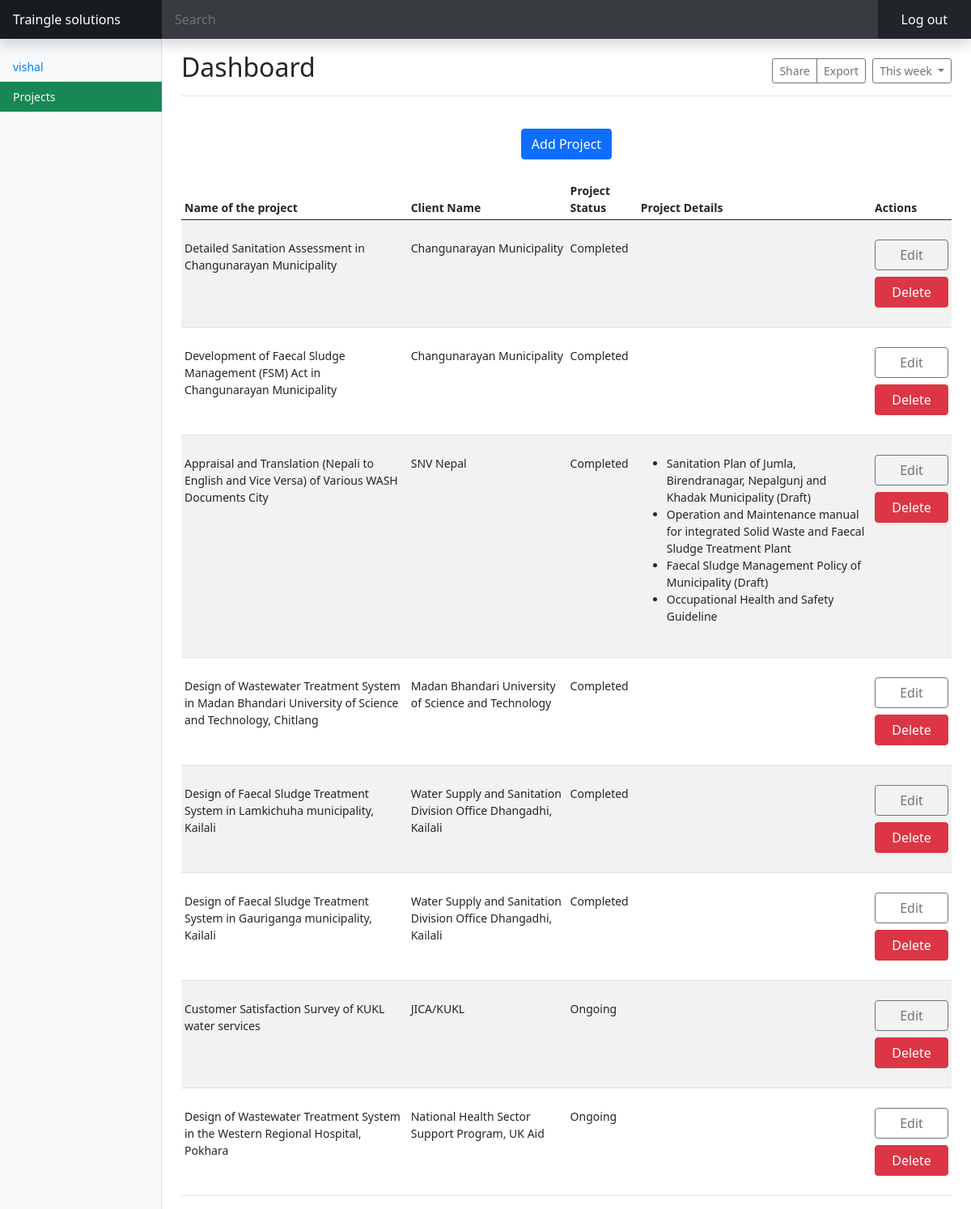
Page /admin/index.php (signed in) on the committed database.
### tables this page shows
CREATE TABLE `project` (
  `p_id` int(11) NOT NULL,
  `p_name` varchar(255) NOT NULL,
  `c_name` varchar(255) NOT NULL,
  `p_status` varchar(255) NOT NULL,
  `p_details` text NOT NULL
);

### admin/index.php (the view, shortened to what this page needs)
<?php
    include_once 'loginsystem/includes/dbh.inc.php';
     $sql = 'SELECT p_id, p_name, c_name,p_status,p_details FROM project';
     $result = $conn->query($sql);
    if(isset($_SESSION['u_id'])){
        ?>
<!DOCTYPE html>
<html>
<head>
  <link href="../assest/css/bootstrap.min.css" rel="stylesheet">
  <link href="../assest/css/dashboard.css" rel="stylesheet">
</head>
<body>
  <header class="navbar navbar-dark sticky-top bg-dark flex-md-nowrap p-0 shadow">
    <a class="navbar-brand col-md-3 col-lg-2 me-0 px-3" href="../">Traingle solutions</a>
    <input class="form-control form-control-dark w-100" type="text" placeholder="Search" aria-label="Search">
    <ul class="navbar-nav px-3">
      <li class="nav-item text-nowrap">
        <form action="loginsystem/includes/logout.inc.php" method="POST">
          <input class="btn btn-dark" value="Log out" type="submit" name="submit"/>
        </form>
      </li>
    </ul>
  </header>
  <div class="container-fluid">
    <div class="row">
      <nav id="sidebarMenu" class="col-md-3 col-lg-2 d-md-block bg-light sidebar collapse">
        <div class="position-sticky pt-3">
          <ul class="nav flex-column">
            <li class="nav-item">
              <a class="nav-link active" aria-current="page" href="#">
                <?php
                echo $_SESSION['u_uid'];
                ?>
              </a>
            </li>
            <li class="nav-item">
              <a class="nav-link bg-success text-light" href="#">
                Projects
              </a>
            </li>
          </ul>
        </div>
      </nav>
      <main class="col-md-9 ms-sm-auto col-lg-10 px-md-4">
        <div
          class="d-flex justify-content-between flex-wrap flex-md-nowrap align-items-center pt-3 pb-2 mb-3 border-bottom">
          <h1 class="h2">Dashboard</h1>
          <div class="btn-toolbar mb-2 mb-md-0">
            <div class="btn-group me-2">
              <button type="button" class="btn btn-sm btn-outline-secondary">Share</button>
              <button type="button" class="btn btn-sm btn-outline-secondary">Export</button>
            </div>
            <button type="button" class="btn btn-sm btn-outline-secondary dropdown-toggle">
              This week
            </button>
          </div>
        </div>
        <div class="row py-4">
          <div class="text-center">
          <a class="btn btn-primary" href="./addpage.php">
              Add Project
            </a>
          </div>
        </div>
        <div class="table-responsive">
          <table class="table table-striped table-sm">
            <thead>
              <tr>
              <th>Name of the project</th>
              <th>Client Name</th>
              <th>Project Status</th>
              <th>Project Details</th>
              <th>Actions</th>
              </tr>
            </thead>
            <tbody>
            <?php
              if (mysqli_num_rows($result) >= 0) {
                while($row = mysqli_fetch_assoc($result)) {
                  ?>
                  <tr>
                    <td class="py-4"><?php echo $row["p_name"]; ?></td>
                    <td class="py-4"><?php echo $row["c_name"]; ?></td>
                    <td class="py-4"><?php echo $row["p_status"]; ?></td>
                    <td class="py-4"><?php echo $row["p_details"]; ?></td>
                    <td class="py-4">
                      <a href="editpage.php?edit=<?php echo $row['p_id']; ?>" class="btn btn-outline-secondary w-100 mb-2" >Edit</a>
                      <a href="deletedata.php?delete=<?php echo $row['p_id']; ?>" class="btn btn-danger w-100" >Delete</a>
                    </td>
                  </tr>
                  <?php
                }
              }else{
                echo "gaha";
              }
            ?>
            </tbody>
          </table>
        </div>
      </main>
    </div>
  </div>
</body>
</html>
<?php
    }else{
        header("Location: loginsystem/index.php");
    }
?>

### assest/css/dashboard.css (style rules this page uses)
body { font-size: 0.875rem; }
.sidebar { position: fixed; top: 0; bottom: 0; left: 0; z-index: 100; padding: 48px 0 0; box-shadow: inset -1px 0 0 rgba(0, 0, 0, 0.1); }
.sidebar .nav-link { font-weight: 500; color: #333; }
.sidebar .nav-link.active { color: #007bff; }
.navbar-brand { padding-top: 0.75rem; padding-bottom: 0.75rem; font-size: 1rem; background-color: rgba(0, 0, 0, 0.25); box-shadow: inset -1px 0 0 rgba(0, 0, 0, 0.25); }
.navbar .form-control { padding: 0.75rem 1rem; border-width: 0; border-radius: 0; }
.form-control-dark { color: #fff; background-color: rgba(255, 255, 255, 0.1); border-color: rgba(255, 255, 255, 0.1); }

### rows in the picture
project: p_name "Detailed Sanitation Assessment in Changunarayan Municipality", c_name "Changunarayan Municipality", p_status "Completed"
project: p_name "Development of Faecal Sludge Management (FSM) Act in Changunarayan Municipality", c_name "Changunarayan Municipality", p_status "Completed"
project: p_name "Appraisal and Translation (Nepali to English and Vice Versa) of Various WASH Documents City", c_name "SNV Nepal", p_status "Completed", p_details "Sanitation Plan of Jumla, Birendranagar, Nepalgunj and Khadak Municipality (Draft) Operation and Maintenance manual for integrated Solid Waste and Faecal Sludge Treatment Plant Faecal Sludge Management Policy of Municipality (Draft) Occupational Health and Safety Guideline"
project: p_name "Design of Wastewater Treatment System in Madan Bhandari University of Science and Technology, Chitlang", c_name "Madan Bhandari University of Science and Technology", p_status "Completed"
project: p_name "Design of Faecal Sludge Treatment System in Lamkichuha municipality, Kailali", c_name "Water Supply and Sanitation Division Office Dhangadhi, Kailali", p_status "Completed"
project: p_name "Design of Faecal Sludge Treatment System in Gauriganga municipality, Kailali", c_name "Water Supply and Sanitation Division Office Dhangadhi, Kailali", p_status "Completed"
project: p_name "Customer Satisfaction Survey of KUKL water services", c_name "JICA/KUKL", p_status "Ongoing"
project: p_name "Design of Wastewater Treatment System in the Western Regional Hospital, Pokhara", c_name "National Health Sector Support Program, UK Aid", p_status "Ongoing"

### other values in the picture
$_SESSION['u_uid'] "vishal"
